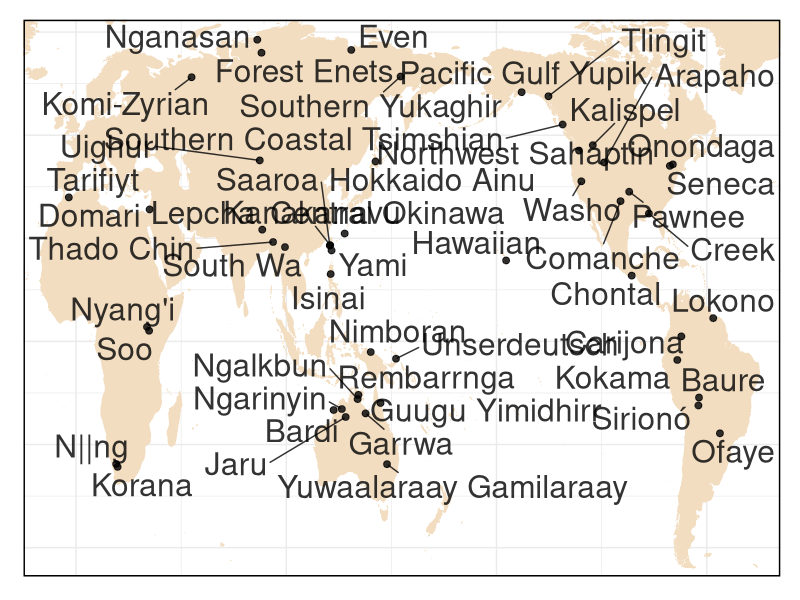
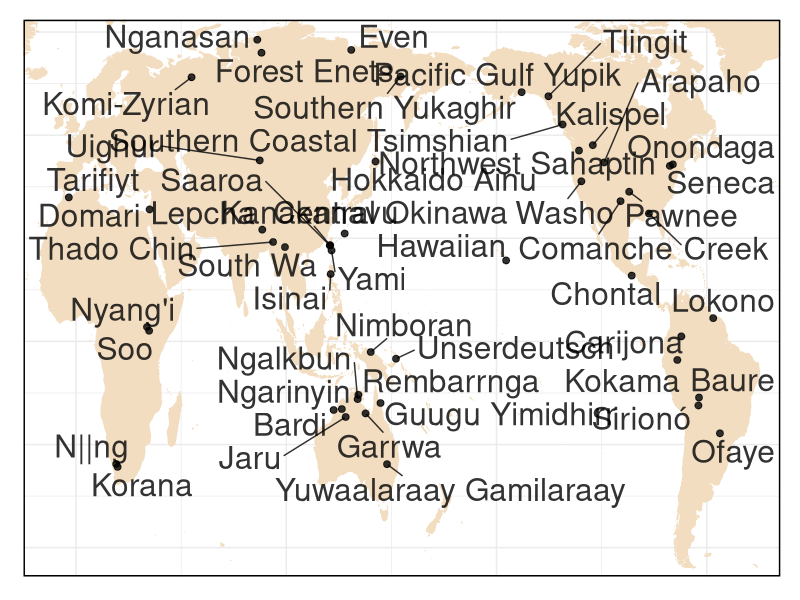

Here is the R script that generated these plots, in order: (Note: this script raises an error after producing the figures.)
#' Plots GATA
#' D E Blasi

#' Load libraries
require(tidyverse)
require(ggrepel)

#' Load data ("languages" is actually a csv...)
gata<-read_csv("../raw/gata_raw.csv")
lgs<-read_csv("../cldf/languages.csv")
parameters<-read_csv("../cldf/parameters.csv")

gata<-left_join(gata,parameters,by=c("Parameter_ID"="Shortname"))

#' Map

#' Shift coordinates to accommodate a Pacific-centered view
lgs$Longitude<-sapply(lgs$Longitude,function(x) ifelse(x<(-25),x + 360,x))

#' Produce maps
world <- map_data('world', interior=F, wrap=c(-25,335), ylim=c(-54,79))

ggplot()+
  theme_bw()+ 
  scale_y_continuous(expand = c(0,0),limits = c(-57,78)) + 
  scale_x_continuous(expand = c(0,0)) + 
  theme(panel.border = element_rect(size=1,color="black"),
        panel.background = element_rect(),
        plot.title = element_text(size=26,hjust=0.7),
        plot.subtitle = element_text(size=16),
        axis.line = element_blank(),
        axis.text.x = element_blank(),  
        axis.text.y = element_blank(),  
        axis.ticks = element_blank(),  
        axis.title.x = element_blank(),  
        axis.title.y = element_blank(),
        legend.position = c(0.62,0.3),
        legend.title = element_text(face="bold",size=20),
        legend.text = element_text(size=16),
        plot.margin=margin(0.5,0.5,0.5,0.5,unit="cm"),
        legend.key.height = unit(6,"mm"),
        legend.background = element_rect(fill="white",color="black"))+
  geom_polygon(data=world,
               aes(x=long,y=lat,group=group),
               colour="#F2DDC1",size=0.2, fill="#F2DDC1")+
  geom_point(data=lgs, 
                  aes(x=Longitude, 
                      y=Latitude),
                  color="black",
                  size=2,
                  alpha=0.8)+
  geom_text_repel(data=lgs, 
             aes(x=Longitude, 
                 y=Latitude,
                 label=Name),
             color="black",
             size=8,
             max.overlaps=99,
             alpha=0.8)

ggsave("plot_gata_map.png")

#' Time interval density
plyr::ddply(gata,"Language_ID",function(x) abs(diff(unique(x$Year)))) %>%
  ggplot(aes(x=V1,fill=..density..))+
  geom_histogram(bins=20)+
  labs(x="Years between grammars",y="")+
  theme_minimal()+
  theme(axis.title =element_text(size=15),
        axis.text.x = element_text(size=15),
        axis.text.y = element_blank(),
        legend.position = "none",
        plot.background = element_rect(),
        panel.background = element_rect(),
        legend.background = element_rect(fill="white",color="black"),
        plot.margin=margin(0.5,0.5,0.5,0.5,unit="cm"))+
  scale_fill_gradient(low="#4C3F91",high="#FF5677")+
  scale_x_continuous(expand = c(0,0))+
  scale_y_continuous(expand=c(0,0))

ggsave("plot_gata_intervals.png",width = 6,height=2.5)

#' Data coverage
gata %>% plyr::ddply("Category",function(x) data.frame(Value=c(1-sum(is.na(x$Value)/nrow(x)),sum(is.na(x$Value))/nrow(x)),
                                                       Type=c("Attested","Not attested"))) %>%
  ggplot(aes(x="",y=Value,fill=Type))+
    geom_col()+
    coord_polar(theta="y")+
    facet_wrap(~Category)+
  theme_minimal()+
  theme(axis.text = element_blank(),
        legend.position = "bottom",
        legend.title = element_blank(),
        legend.text = element_text(size=16),
        panel.grid = element_blank(),
        strip.text = element_text(size=12),
        plot.background = element_rect(color="white"))+
  scale_fill_manual(values=c("#09015F","#AF0069"))+
  labs(x="",y="")

ggsave("plot_gata_coverage.png",width=9,height=6)

#' Show change
gata_change<-gata %>% 
  plyr::ddply(c("Language_ID","Parameter_ID","Category"),
              function(x) data.frame(Interval=abs(diff(unique(x$Year))),
                                     Difference=ifelse(anyNA(x$Value),NA,
                                                       ifelse(length(unique(x$Value))==1,0,1))))

gata_change %>%
  ggplot(aes(y=Difference,x=Interval))+
  geom_point(size=2,alpha=0.7,color="#00A19D")+
  geom_smooth(se=F,size=3,color="#99DDCC")+
  theme_minimal()+
  facet_wrap(~Category)+
  theme(legend.position = "none",
        panel.background = element_rect(color="black"),
        strip.text = element_text(size=15),
        axis.text = element_text(size=12),
        axis.title = element_text(size=15),
        plot.background = element_rect(color="white"))+
  scale_y_continuous(breaks=c(0,0.5,1),
                     expand=c(0.05,0.05))+
  labs(x="Years between grammars",
       y="Change")

ggsave("plot_gata_change.png",width=9,height=6)
